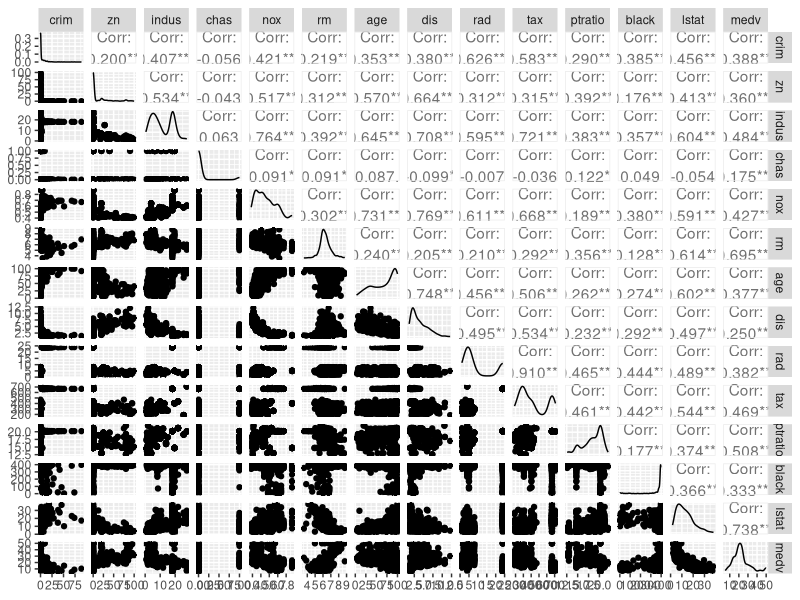
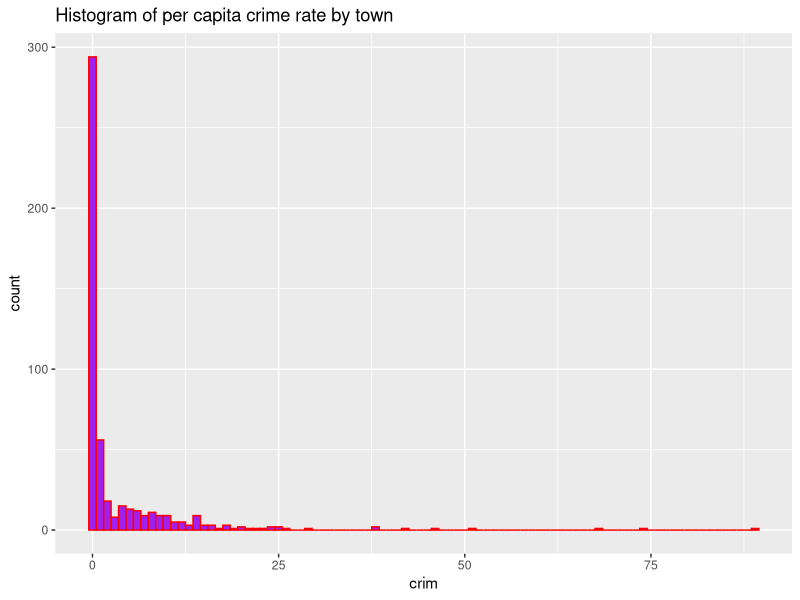
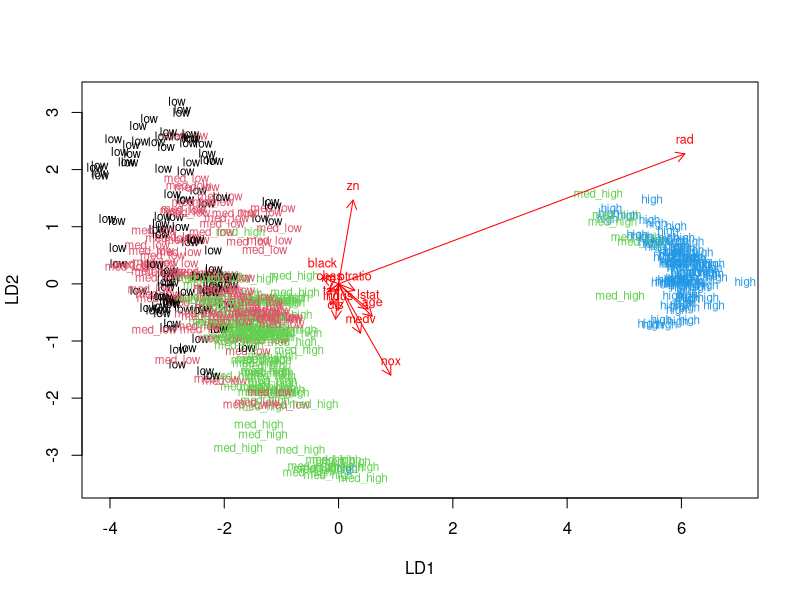

Write R code to recreate these figures, in order.
## ---- chunk 1
knitr::opts_chunk$set(echo = TRUE, warning = FALSE, message = FALSE)
library(MASS)
library(dplyr)
library(tidyr)
library(ggplot2)
## ---- chunk 2
#<!--NOTE: some functions are commented out to make the knitted output more simple.-->
data("Boston")
str(Boston)
## ---- chunk 3
library(GGally)
summary(Boston)
## ---- chunk 4
library(ggplot2)
p41 <- ggpairs(Boston, lower = list(combo = wrap("facethist", bins = 20)))
p41
## ---- chunk 5
p4_crime <- ggplot(Boston, aes(crim)) + geom_histogram(binwidth = 1, fill="purple", colour="red") + ggtitle("Histogram of per capita crime rate by town")
p4_crime
korrelaatiot <- cor(Boston)
## ---- chunk 6
#corrplot(korrelaatiot, type = "upper", cl.pos = "b", tl.pos = "d", tl.cex = 0.6, method="circle")
## ---- chunk 7
boston_scaled <- scale(Boston)
summary(boston_scaled)
## ---- chunk 8
#boston_scaled is matrix object as function class(boston_scaled) would tell. Let's change it to a data.frame:
boston_scaled <- as.data.frame(boston_scaled)
## ---- chunk 9
scaled_crim <- boston_scaled$crim
bins <- quantile(scaled_crim)
bins
crime <- cut(scaled_crim, breaks = bins, label = c("low", "med_low", "med_high", "high"),  include.lowest = TRUE)
#the following shows the table of the new factor crime:
table(crime)
#remove original crim from the dataset (note that here "select" is used from a package dplyr)
#str(boston_scaled)
boston_scaled <- dplyr::select(boston_scaled, -crim)
#then let's insert the new variable to data.frame:
boston_scaled <- data.frame(boston_scaled, crime)
## ---- chunk 10
n <- nrow(boston_scaled)
# choose randomly 80% of the n rows and save those rows to ind
ind <- sample(n,  size = n * 0.8)
train <- boston_scaled[ind,]
test <- boston_scaled[-ind,]
## ---- chunk 11
lda.fit <- lda(crime ~ ., data = train)
#The dot above means "all the other variables"
lda.fit
## ---- chunk 12
#To draw a LDA biplot, the following has to be done:
#Numeric crime classes:
train_classes <- as.numeric(train$crime)
# the biplot arrows
lda.arrows <- function(x, myscale = 1, arrow_heads = 0.1, color = "red", tex = 0.75, choices = c(1,2)){
  heads <- coef(x)
  arrows(x0 = 0, y0 = 0, 
         x1 = myscale * heads[,choices[1]], 
         y1 = myscale * heads[,choices[2]], col=color, length = arrow_heads)
  text(myscale * heads[,choices], labels = row.names(heads), 
       cex = tex, col=color, pos=3)
}
#The biplot:
plot(lda.fit, dimen = 2, col = train_classes, pch = train_classes)
lda.arrows(lda.fit, myscale = 2)
## ---- chunk 13
#As crime is the target variable, so let's remove that one from the test dataset.
#First save the correct crime classes from test data
test_classes <- test$crime
#then remove the crime variable from test data
test <- dplyr::select(test, -crime)
#str(test)
#Note: the model is the first argument in the predict function. 
lda.pred <- predict(lda.fit, newdata = test)
# cross tabulate the results
table(correct = test_classes, predicted = lda.pred$class)
#### 
##Might be needed for drawing (bi)plot: 
##first let's make numeric crime classes:
##test_classes <- as.numeric(test_classes)
#VÄÄRÄ: lda.pred <- lda(crime ~ ., data = test)
#The dot above means "all the other variables"
#lda.pred
